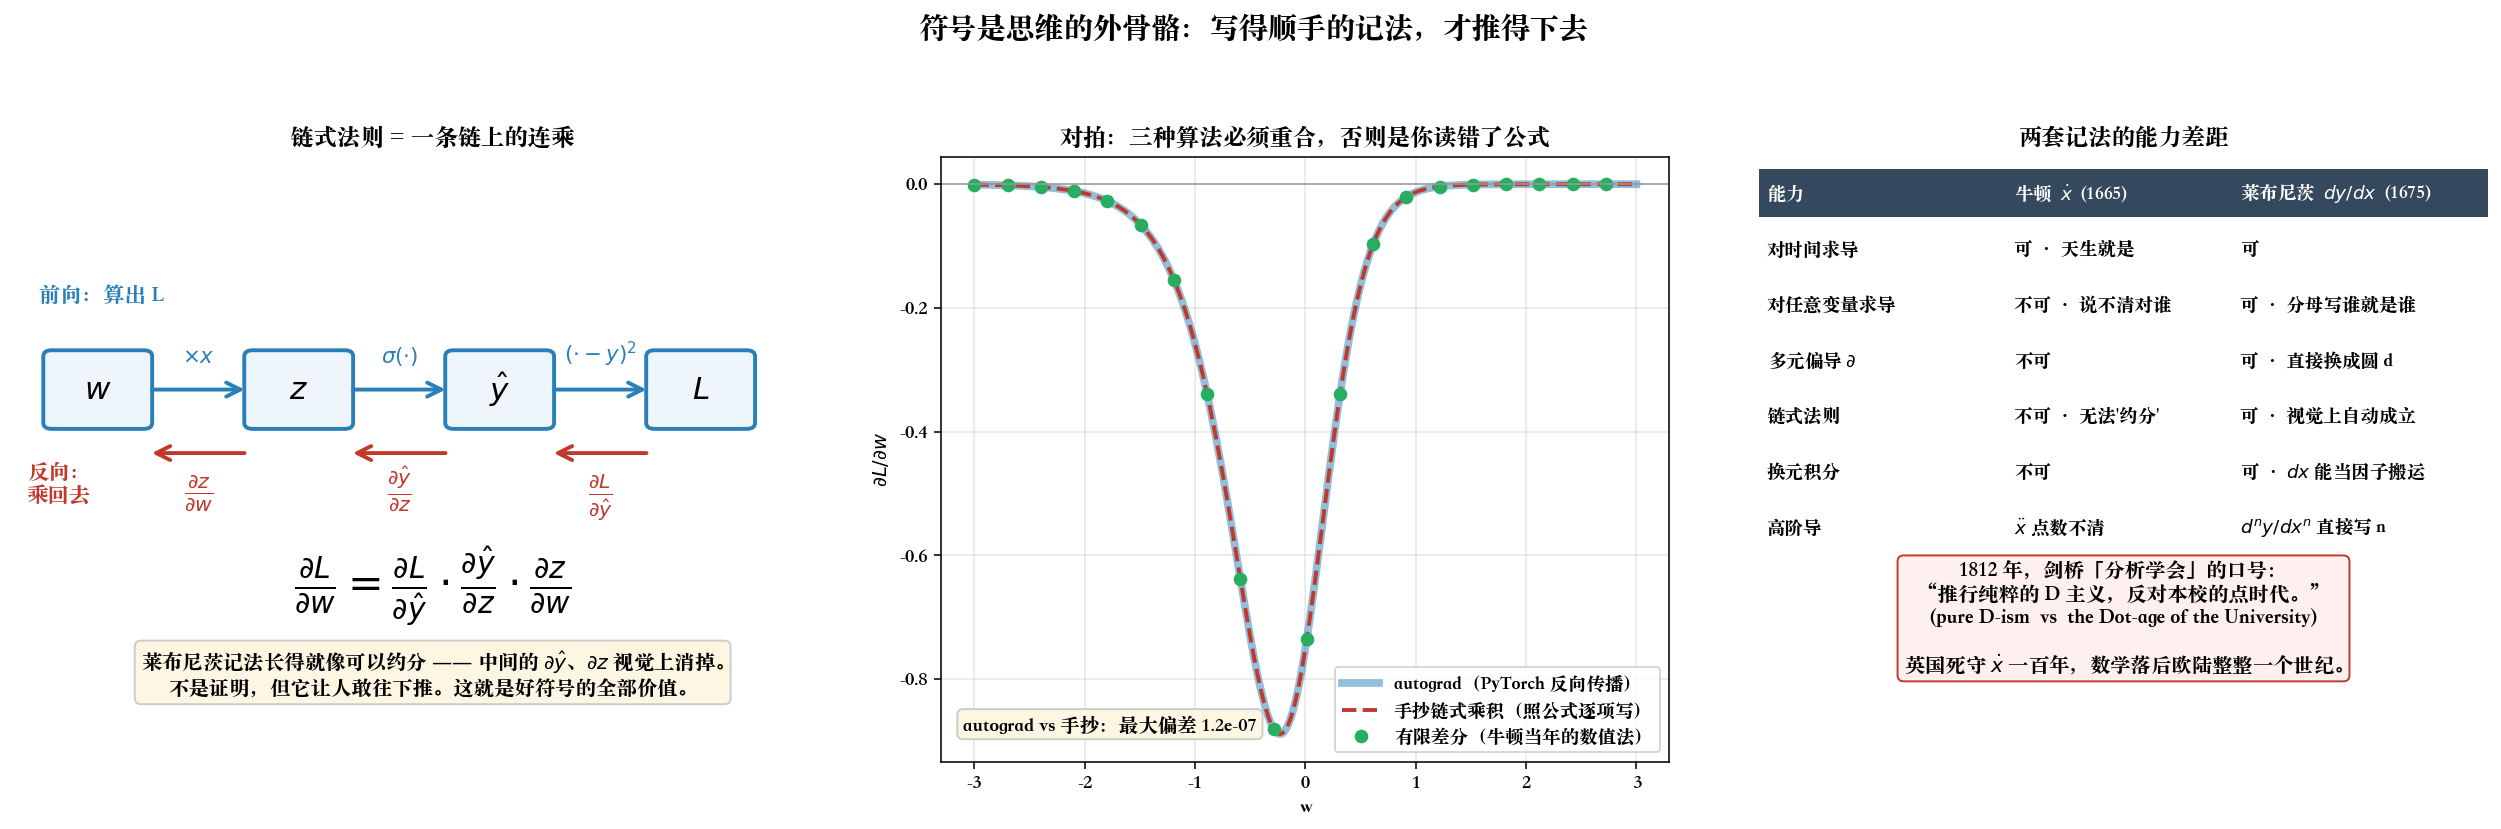

The Python source for this figure:
"""dot_vs_leibniz.py
================================================================================
Chapter 0.6.5 · 实战解剖三：一个记号引发的百年国耻

    ∂L/∂w = (∂L/∂ŷ) · (∂ŷ/∂z) · (∂z/∂w)

莱布尼茨记法的天才之处：**它长得就像可以约分** —— 中间的 ∂ŷ、∂z 视觉上"消掉"。
这不是严格证明，但它让人**敢往下推**。好符号的全部价值就在这里：
把正确的操作变成"看上去顺手"的操作。

牛顿的点记法 ẋ 写不出这种链式约分（它只能表达"对时间"求导，且无处安放中间变量）。
英国数学界出于民族情绪坚持点记法一百年，直到 1812 年剑桥的巴贝奇、赫歇尔、
皮考克成立"分析学会"，打出那句著名的双关口号：

    "推行纯粹的 D 主义，反对这所大学的点时代。"
    (the principles of pure D-ism in opposition to the Dot-age of the University)
     D-ism ↔ deism 自然神论 ； Dot-age ↔ dotage 老糊涂

**一个符号的选择，让一个国家的数学落后了一个世纪。**

可视化：
  左 —— 计算图：前向一条链，反向一条链，中间项在视觉上被"约掉"
  中 —— 数值验证：autograd、手抄链式乘积、有限差分，三条曲线必须重合
  右 —— 两套记法的能力对照表 + 1812 年的口号

运行：  python ch00_97_reading_formulas/dot_vs_leibniz.py
================================================================================
"""

from pathlib import Path

import matplotlib.pyplot as plt
import torch
from matplotlib.patches import FancyArrowPatch, FancyBboxPatch

X_IN, Y_TARGET = 3.0, 1.0


def forward(w, x=X_IN):
    """z = wx  →  ŷ = σ(z)  →  L = (ŷ - y)²   —— 一条最短的神经网络"""
    z = w * x
    y_hat = torch.sigmoid(z)
    L = (y_hat - Y_TARGET) ** 2
    return z, y_hat, L


def main():
    # ---- 数值验证：三种算法必须给出同一个数 --------------------------------
    ws = torch.linspace(-3, 3, 240, requires_grad=True)
    z, y_hat, L = forward(ws)

    g_auto, = torch.autograd.grad(L.sum(), ws)                  # PyTorch 反向传播
    g_manual = (2 * (y_hat - Y_TARGET)) * (y_hat * (1 - y_hat)) * X_IN   # 手抄公式
    with torch.no_grad():
        eps = 1e-3
        g_fd = (forward(ws + eps)[2] - forward(ws - eps)[2]) / (2 * eps)  # 有限差分

    err = (g_auto - g_manual).abs().max().item()
    print("三种算法对拍（读懂公式的唯一验收标准）:")
    print(f"  autograd  vs  手抄链式乘积   最大偏差 = {err:.2e}   ✓")
    print(f"  autograd  vs  有限差分       最大偏差 = {(g_auto - g_fd).abs().max():.2e}   ✓")

    w0 = torch.tensor(2.0, requires_grad=True)
    z0, yh0, L0 = forward(w0)
    L0.backward()
    print(f"\n在 w=2 处逐段拆解（这就是那三个分式各自的值）:")
    print(f"  ∂L/∂ŷ = 2(ŷ-y) = {2*(yh0-Y_TARGET).item():.6f}")
    print(f"  ∂ŷ/∂z = ŷ(1-ŷ) = {(yh0*(1-yh0)).item():.6f}")
    print(f"  ∂z/∂w = x      = {X_IN:.6f}")
    print(f"  三者相乘        = {(2*(yh0-Y_TARGET)*yh0*(1-yh0)*X_IN).item():.6e}")
    print(f"  w.grad          = {w0.grad.item():.6e}   ← 相等 ✓")

    fig, (axL, axM, axR) = plt.subplots(1, 3, figsize=(18, 6),
                                        gridspec_kw={"width_ratios": [1.15, 1, 1]})

    # ---- 左：计算图 --------------------------------------------------------
    axL.set_xlim(0, 10)
    axL.set_ylim(0, 10)
    axL.axis("off")
    axL.set_title("链式法则 = 一条链上的连乘", fontsize=12, fontweight="bold")

    nodes = [(1.0, r"$w$"), (3.4, r"$z$"), (5.8, r"$\hat{y}$"), (8.2, r"$L$")]
    for x, lab in nodes:
        axL.add_patch(FancyBboxPatch((x - 0.55, 5.6), 1.1, 1.1,
                                     boxstyle="round,pad=0.1",
                                     fc="#eef5fb", ec="#2980b9", lw=2))
        axL.text(x, 6.15, lab, ha="center", va="center", fontsize=16)

    fwd_ops = [(2.2, r"$\times x$"), (4.6, r"$\sigma(\cdot)$"), (7.0, r"$(\cdot-y)^2$")]
    for (x, _), (xo, op) in zip(nodes, fwd_ops):
        axL.add_patch(FancyArrowPatch((x + 0.6, 6.15), (x + 1.8, 6.15),
                                      arrowstyle="->", mutation_scale=18,
                                      color="#2980b9", lw=2))
        axL.text(xo, 6.6, op, ha="center", fontsize=11, color="#2980b9")
    axL.text(0.3, 7.6, "前向：算出 L", fontsize=11, color="#2980b9", fontweight="bold")

    back = [(2.2, r"$\frac{\partial z}{\partial w}$"),
            (4.6, r"$\frac{\partial \hat{y}}{\partial z}$"),
            (7.0, r"$\frac{\partial L}{\partial \hat{y}}$")]
    for (x, _), (xo, lab) in zip(nodes, back):
        axL.add_patch(FancyArrowPatch((x + 1.8, 5.1), (x + 0.6, 5.1),
                                      arrowstyle="->", mutation_scale=18,
                                      color="#c0392b", lw=2))
        axL.text(xo, 4.3, lab, ha="center", fontsize=15, color="#c0392b")
    axL.text(0.15, 4.3, "反向：\n乘回去", fontsize=11, color="#c0392b", fontweight="bold")

    axL.text(5.0, 2.7,
             r"$\frac{\partial L}{\partial w}="
             r"\frac{\partial L}{\partial \hat{y}}\cdot"
             r"\frac{\partial \hat{y}}{\partial z}\cdot"
             r"\frac{\partial z}{\partial w}$",
             ha="center", fontsize=22)
    axL.text(5.0, 1.1,
             "莱布尼茨记法长得就像可以约分 —— 中间的 $\\partial\\hat{y}$、$\\partial z$ 视觉上消掉。\n"
             "不是证明，但它让人敢往下推。这就是好符号的全部价值。",
             ha="center", fontsize=10.5,
             bbox=dict(boxstyle="round", fc="#fdf6e3", ec="#ccc"))

    # ---- 中：三条曲线重合 --------------------------------------------------
    wd = ws.detach()
    axM.plot(wd, g_auto.detach(), lw=4, color="#2980b9", alpha=.5,
             label="autograd（PyTorch 反向传播）")
    axM.plot(wd, g_manual.detach(), "--", lw=2, color="#c0392b",
             label="手抄链式乘积（照公式逐项写）")
    axM.plot(wd[::12], g_fd[::12], "o", ms=6, color="#27ae60",
             label="有限差分（牛顿当年的数值法）")
    axM.axhline(0, color="#999", lw=.8)
    axM.set_xlabel("w")
    axM.set_ylabel(r"$\partial L/\partial w$")
    axM.set_title("对拍：三种算法必须重合，否则是你读错了公式",
                  fontsize=12, fontweight="bold")
    axM.legend(fontsize=9.5)
    axM.grid(alpha=.3)
    axM.text(.03, .05, f"autograd vs 手抄：最大偏差 {err:.1e}",
             transform=axM.transAxes, fontsize=10,
             bbox=dict(boxstyle="round", fc="#fdf6e3", ec="#ccc"))

    # ---- 右：记法对照 ------------------------------------------------------
    axR.axis("off")
    axR.set_title("两套记法的能力差距", fontsize=12, fontweight="bold")
    rows = [
        ("能力", "牛顿  $\\dot{x}$  (1665)", "莱布尼茨  $dy/dx$  (1675)"),
        ("对时间求导", "可 · 天生就是", "可"),
        ("对任意变量求导", "不可 · 说不清对谁", "可 · 分母写谁就是谁"),
        ("多元偏导 $\\partial$", "不可", "可 · 直接换成圆 d"),
        ("链式法则", "不可 · 无法'约分'", "可 · 视觉上自动成立"),
        ("换元积分", "不可", "可 · $dx$ 能当因子搬运"),
        ("高阶导", "$\\ddot{x}$ 点数不清", "$d^ny/dx^n$ 直接写 n"),
    ]
    y = 0.94
    for r, (a, b, c) in enumerate(rows):
        head = r == 0
        if head:
            axR.add_patch(FancyBboxPatch((0.0, y - 0.04), 1.0, 0.08,
                                         boxstyle="square,pad=0",
                                         fc="#34495e", ec="none"))
        col = "w" if head else "k"
        fw = "bold" if head else "normal"
        axR.text(0.01, y, a, fontsize=9.5, va="center", color=col, fontweight=fw)
        axR.text(0.35, y, b, fontsize=9.5, va="center", color=col, fontweight=fw)
        axR.text(0.66, y, c, fontsize=9.5, va="center", color=col, fontweight=fw)
        y -= 0.092

    axR.text(0.5, 0.15,
             "1812 年，剑桥「分析学会」的口号：\n"
             "“推行纯粹的 D 主义，反对本校的点时代。”\n"
             "(pure D-ism  vs  the Dot-age of the University)\n\n"
             "英国死守 $\\dot{x}$ 一百年，数学落后欧陆整整一个世纪。",
             ha="center", fontsize=10.5,
             bbox=dict(boxstyle="round", fc="#fdf0ee", ec="#c0392b"))

    fig.suptitle("符号是思维的外骨骼：写得顺手的记法，才推得下去",
                 fontsize=15, fontweight="bold")
    fig.tight_layout(rect=(0, 0, 1, 0.93))
    out = Path(__file__).with_suffix(".png")
    fig.savefig(out, dpi=140, bbox_inches="tight")
    print(f"\n图已保存到 {out}")


if __name__ == "__main__":
    plt.rcParams["font.sans-serif"] = [
        "PingFang SC", "Heiti SC", "Songti SC",
        "Noto Sans CJK SC", "WenQuanYi Zen Hei", "Arial Unicode MS",
    ]
    plt.rcParams["axes.unicode_minus"] = False
    main()
